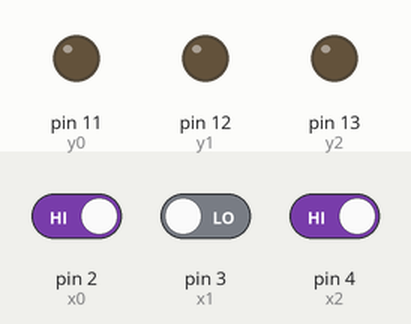
This sketch was run on a simulated Arduino Uno, built with avr-gcc and run on an emulated ATmega328P. Parts: output pins drawn as LEDs (lit = HIGH). The test bench sets the inputs (shaded band); at power-on: pin 2 (x0) HIGH, pin 3 (x1) LOW, pin 4 (x2) HIGH.

Above: at 1.2 s.
1.3 s: pin 2 (x0) driven LOW
At 2.0 s:
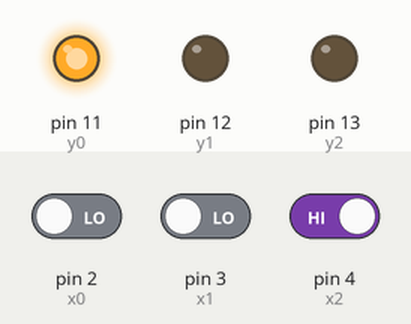
2.8 s: pin 3 (x1) driven HIGH
At 3.2 s:
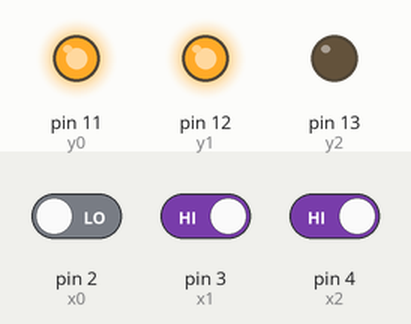
4.3 s: pin 4 (x2) driven LOW
At 5.5 s:
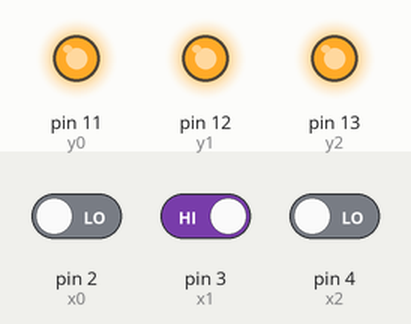
5.8 s: pin 2 (x0) driven HIGH
At 6.7 s:
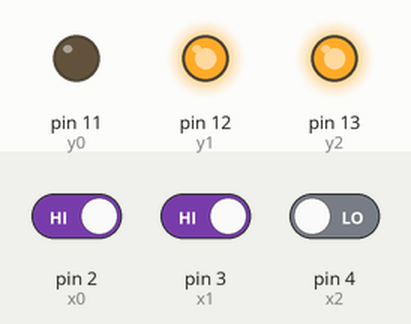
7.3 s: pin 3 (x1) driven LOW
At 7.8 s:
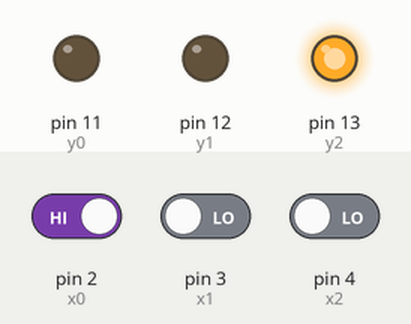
8.8 s: pin 2 (x0) driven LOW
At 10.1 s:
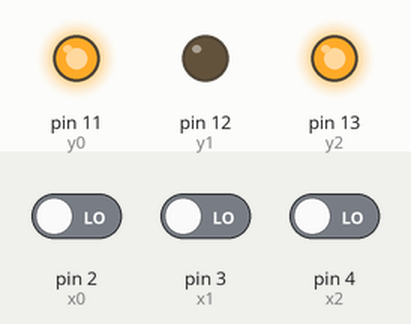
Timing chart, 0 to 11.3 s (numbered marks = the images above; inputs shaded):
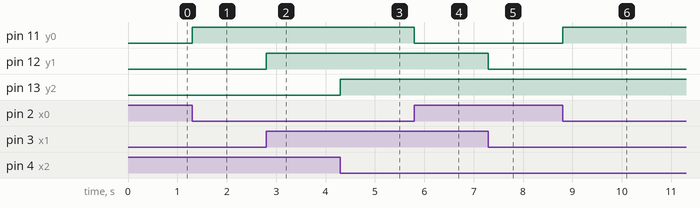

The sketch:

NutNhan.ino
```cpp
const int x0=2, x1=3, x2=4;
const int y0=11,y1=12, y2=13;
void setup() {
   pinMode(x0,INPUT);  pinMode(x1,INPUT);  pinMode(x2,INPUT);
   pinMode(y0,OUTPUT);  pinMode(y1,OUTPUT); pinMode(y2,OUTPUT);
   digitalWrite(y0,LOW);  digitalWrite(y1,LOW);  digitalWrite(y2,LOW);

}

void loop() {

  if (digitalRead(x0)==0)
        digitalWrite(y0,1);
  else digitalWrite(y0,0);

  if (digitalRead(x1)==1)
        digitalWrite(y1,1);
  else digitalWrite(y1,0);

  if (digitalRead(x2)==0)
        digitalWrite(y2,1);
  else digitalWrite(y2,0);

}
```

Measured:
- after the input at 1.3 s, pin 11 (y0): LOW → HIGH at once
- after the input at 2.8 s, pin 12 (y1): LOW → HIGH at once
- after the input at 4.3 s, pin 13 (y2): LOW → HIGH at once
- after the input at 5.8 s, pin 11 (y0): HIGH → LOW at once
- after the input at 7.3 s, pin 12 (y1): HIGH → LOW at once
- after the input at 8.8 s, pin 11 (y0): LOW → HIGH at once
